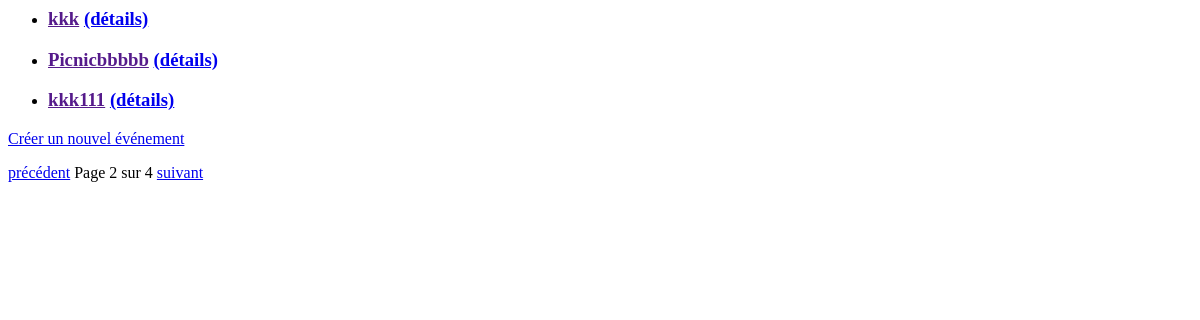
Screenshot of /agenda/listes/?page=2 with the database file from the repository.
### personal_calendar/models.py (models this page shows, shortened)
class Evenement(models.Model):
    nom = models.CharField(max_length=250, unique=True)
    description = models.TextField()
    participants = models.ManyToManyField(User, through="Evenement_Participant")
    date = models.DateTimeField()
    lieu = models.TextField()

### personal_calendar/views.py (the view)
class Evenement_Liste(ListView):
    def get_queryset(self):
        events = Evenement.objects.all()
        if "champ" in self.kwargs:
            events = events.filter((self.kwargs['champ'], self.kwargs['terme']))
        return events

### personal_calendar/templates/personal_calendar/evenement_list.html (shortened to what this page needs)
{% extends "base.html" %}
{% block content %}
    <ul>
        {% for event in object_list %}
            <li>
                <h3>
                    <a href="" class="titre">{{ event.nom }}</a>
                    <a href="{% url 'event_details' event.id %}">(détails)</a>
                </h3>
            </li>
        {% endfor %}
    </ul>
    <p>
        <a href="{% url 'create_event' %}">Créer un nouvel événement</a>
    </p>
   {% include "blocks/pagination.html" %}
{% endblock content %}

### rows the page displays
Evenement: nom "kkk"
Evenement: nom "Picnicbbbbb"
Evenement: nom "kkk111"

### other values shown
{{ page_obj.number }} "2"
{{ page_obj.paginator.num_pages }} "4"
